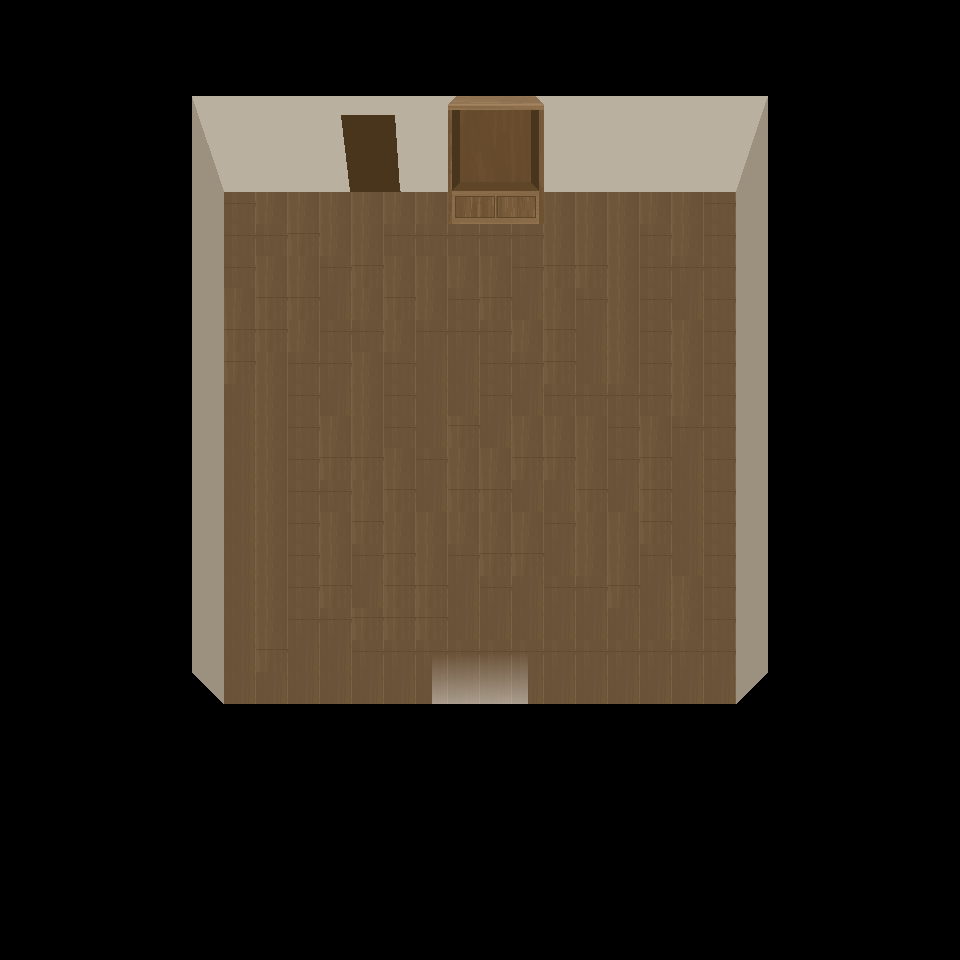

Rendered tile map (Tiled .tmx) drawn with the repository's tilesets; below, a short description and the full map source, tile grids included:
An orthogonal 30x30 tile map with 32x32 px tiles, 3 tile layers (sol, entrees_sorties, objets).

<map version="1.9" tiledversion="1.9.2" orientation="orthogonal" renderorder="right-down" width="30" height="30" tilewidth="32" tileheight="32" infinite="0" nextlayerid="4" nextobjectid="1">
 <tileset firstgid="1" name="tileset_interieur" tilewidth="32" tileheight="32" tilecount="196" columns="14">
  <image source="tileset_interieur.png" width="448" height="448" />
 </tileset>
 <layer id="1" name="sol" width="30" height="30">
  <data encoding="csv">
92,92,92,92,92,92,92,92,92,92,92,92,92,92,92,92,92,92,92,92,92,92,92,92,92,92,92,92,92,92,
92,92,92,92,92,92,92,92,92,92,92,92,92,92,92,92,92,92,92,92,92,92,92,92,92,92,92,92,92,92,
92,92,92,92,92,92,92,92,92,92,92,92,92,92,92,92,92,92,92,92,92,92,92,92,92,92,92,92,92,92,
92,92,92,92,92,92,1,2,2,2,2,2,2,2,2,2,2,2,2,2,2,2,3,4,92,92,92,92,92,92,
92,92,92,92,92,92,15,16,16,16,16,16,16,16,16,16,16,16,16,16,16,16,17,18,92,92,92,92,92,92,
92,92,92,92,92,92,29,30,30,30,30,30,30,30,30,30,30,30,30,30,30,30,31,32,92,92,92,92,92,92,
92,92,92,92,92,92,46,45,44,44,44,44,44,44,44,44,44,44,44,44,44,44,45,46,92,92,92,92,92,92,
92,92,92,92,92,92,46,45,45,58,44,44,45,45,45,45,45,44,44,44,45,44,45,46,92,92,92,92,92,92,
92,92,92,92,92,92,46,45,44,44,45,58,44,44,44,44,45,58,58,44,45,45,45,46,92,92,92,92,92,92,
92,92,92,92,92,92,46,44,58,58,59,44,58,44,45,58,59,44,45,44,45,59,45,46,92,92,92,92,92,92,
92,92,92,92,92,92,46,58,58,44,45,45,44,45,45,45,44,58,59,44,45,44,45,46,92,92,92,92,92,92,
92,92,92,92,92,92,46,58,44,45,45,44,45,59,59,45,45,58,59,44,45,44,45,46,92,92,92,92,92,92,
92,92,92,92,92,92,46,59,44,45,59,44,45,59,59,45,59,45,45,45,45,44,45,46,92,92,92,92,92,92,
92,92,92,92,92,92,46,59,44,45,44,44,45,59,58,59,44,44,44,45,44,45,45,46,92,92,92,92,92,92,
92,92,92,92,92,92,46,59,44,45,58,58,44,45,44,44,58,58,44,45,58,59,45,46,92,92,92,92,92,92,
92,92,92,92,92,92,46,59,44,45,45,44,58,59,58,58,59,59,58,59,58,59,45,46,92,92,92,92,92,92,
92,92,92,92,92,92,46,59,44,45,44,58,44,44,44,44,44,45,44,44,58,59,45,46,92,92,92,92,92,92,
92,92,92,92,92,92,46,59,44,45,44,45,58,44,45,58,58,59,44,44,45,59,45,46,92,92,92,92,92,92,
92,92,92,92,92,92,46,59,44,45,58,59,58,58,59,45,59,45,45,58,59,44,45,46,92,92,92,92,92,92,
92,92,92,92,92,92,46,59,44,45,45,58,58,58,59,59,59,59,59,59,59,44,45,46,92,92,92,92,92,92,
92,92,92,92,92,92,46,59,58,59,59,45,45,45,45,45,45,45,45,45,45,45,45,46,92,92,92,92,92,92,
92,92,92,92,92,92,57,59,59,59,59,59,59,59,59,59,59,59,59,59,59,59,59,60,92,92,92,92,92,92,
92,92,92,92,92,92,92,92,92,92,92,92,92,92,92,92,92,92,92,92,92,92,92,92,92,92,92,92,92,92,
92,92,92,92,92,92,92,92,92,92,92,92,92,92,92,92,92,92,92,92,92,92,92,92,92,92,92,92,92,92,
92,92,92,92,92,92,92,92,92,92,92,92,92,92,92,92,92,92,92,92,92,92,92,92,92,92,92,92,92,92,
92,92,92,92,92,92,92,92,92,92,92,92,92,92,92,92,92,92,92,92,92,92,92,92,92,92,92,92,92,92,
92,92,92,92,92,92,92,92,92,92,92,92,92,92,92,92,92,92,92,92,92,92,92,92,92,92,92,92,92,92,
92,92,92,92,92,92,92,92,92,92,92,92,92,92,92,92,92,92,92,92,92,92,92,92,92,92,92,92,92,92,
92,92,92,92,92,92,92,92,92,92,92,92,92,92,92,92,92,92,92,92,92,92,92,92,92,92,92,92,92,92,
92,92,92,92,92,92,92,92,92,92,92,92,92,92,92,92,92,92,92,92,92,92,92,92,92,92,92,92,92,92
</data>
 </layer>
 <layer id="2" name="entrees_sorties" width="30" height="30">
  <data encoding="csv">
0,0,0,0,0,0,0,0,0,0,0,0,0,0,0,0,0,0,0,0,0,0,0,0,0,0,0,0,0,0,
0,0,0,0,0,0,0,0,0,0,0,0,0,0,0,0,0,0,0,0,0,0,0,0,0,0,0,0,0,0,
0,0,0,0,0,0,0,0,0,0,0,0,0,0,0,0,0,0,0,0,0,0,0,0,0,0,0,0,0,0,
0,0,0,0,0,0,0,0,0,0,166,167,168,0,0,0,0,0,0,0,0,0,0,0,0,0,0,0,0,0,
0,0,0,0,0,0,0,0,0,0,180,181,182,0,0,0,0,0,0,0,0,0,0,0,0,0,0,0,0,0,
0,0,0,0,0,0,0,0,0,0,194,195,196,0,0,0,0,0,0,0,0,0,0,0,0,0,0,0,0,0,
0,0,0,0,0,0,0,0,0,0,0,0,0,0,0,0,0,0,0,0,0,0,0,0,0,0,0,0,0,0,
0,0,0,0,0,0,0,0,0,0,0,0,0,0,0,0,0,0,0,0,0,0,0,0,0,0,0,0,0,0,
0,0,0,0,0,0,0,0,0,0,0,0,0,0,0,0,0,0,0,0,0,0,0,0,0,0,0,0,0,0,
0,0,0,0,0,0,0,0,0,0,0,0,0,0,0,0,0,0,0,0,0,0,0,0,0,0,0,0,0,0,
0,0,0,0,0,0,0,0,0,0,0,0,0,0,0,0,0,0,0,0,0,0,0,0,0,0,0,0,0,0,
0,0,0,0,0,0,0,0,0,0,0,0,0,0,0,0,0,0,0,0,0,0,0,0,0,0,0,0,0,0,
0,0,0,0,0,0,0,0,0,0,0,0,0,0,0,0,0,0,0,0,0,0,0,0,0,0,0,0,0,0,
0,0,0,0,0,0,0,0,0,0,0,0,0,0,0,0,0,0,0,0,0,0,0,0,0,0,0,0,0,0,
0,0,0,0,0,0,0,0,0,0,0,0,0,0,0,0,0,0,0,0,0,0,0,0,0,0,0,0,0,0,
0,0,0,0,0,0,0,0,0,0,0,0,0,0,0,0,0,0,0,0,0,0,0,0,0,0,0,0,0,0,
0,0,0,0,0,0,0,0,0,0,0,0,0,0,0,0,0,0,0,0,0,0,0,0,0,0,0,0,0,0,
0,0,0,0,0,0,0,0,0,0,0,0,0,0,0,0,0,0,0,0,0,0,0,0,0,0,0,0,0,0,
0,0,0,0,0,0,0,0,0,0,0,0,0,0,0,0,0,0,0,0,0,0,0,0,0,0,0,0,0,0,
0,0,0,0,0,0,0,0,0,0,0,0,0,0,0,0,0,0,0,0,0,0,0,0,0,0,0,0,0,0,
0,0,0,0,0,0,0,0,0,0,0,0,0,169,170,171,172,0,0,0,0,0,0,0,0,0,0,0,0,0,
0,0,0,0,0,0,0,0,0,0,0,0,0,183,184,185,186,0,0,0,0,0,0,0,0,0,0,0,0,0,
0,0,0,0,0,0,0,0,0,0,0,0,0,0,0,0,0,0,0,0,0,0,0,0,0,0,0,0,0,0,
0,0,0,0,0,0,0,0,0,0,0,0,0,0,0,0,0,0,0,0,0,0,0,0,0,0,0,0,0,0,
0,0,0,0,0,0,0,0,0,0,0,0,0,0,0,0,0,0,0,0,0,0,0,0,0,0,0,0,0,0,
0,0,0,0,0,0,0,0,0,0,0,0,0,0,0,0,0,0,0,0,0,0,0,0,0,0,0,0,0,0,
0,0,0,0,0,0,0,0,0,0,0,0,0,0,0,0,0,0,0,0,0,0,0,0,0,0,0,0,0,0,
0,0,0,0,0,0,0,0,0,0,0,0,0,0,0,0,0,0,0,0,0,0,0,0,0,0,0,0,0,0,
0,0,0,0,0,0,0,0,0,0,0,0,0,0,0,0,0,0,0,0,0,0,0,0,0,0,0,0,0,0,
0,0,0,0,0,0,0,0,0,0,0,0,0,0,0,0,0,0,0,0,0,0,0,0,0,0,0,0,0,0
</data>
 </layer>
 <layer id="3" name="objets" width="30" height="30">
  <data encoding="csv">
0,0,0,0,0,0,0,0,0,0,0,0,0,0,0,0,0,0,0,0,0,0,0,0,0,0,0,0,0,0,
0,0,0,0,0,0,0,0,0,0,0,0,0,0,0,0,0,0,0,0,0,0,0,0,0,0,0,0,0,0,
0,0,0,0,0,0,0,0,0,0,0,0,0,0,0,0,0,0,0,0,0,0,0,0,0,0,0,0,0,0,
0,0,0,0,0,0,0,0,0,0,0,0,0,0,71,72,73,0,0,0,0,0,0,0,0,0,0,0,0,0,
0,0,0,0,0,0,0,0,0,0,0,0,0,0,85,86,87,0,0,0,0,0,0,0,0,0,0,0,0,0,
0,0,0,0,0,0,0,0,0,0,0,0,0,0,99,100,101,0,0,0,0,0,0,0,0,0,0,0,0,0,
0,0,0,0,0,0,0,0,0,0,0,0,0,0,113,114,115,0,0,0,0,0,0,0,0,0,0,0,0,0,
0,0,0,0,0,0,0,0,0,0,0,0,0,0,0,0,0,0,0,0,0,0,0,0,0,0,0,0,0,0,
0,0,0,0,0,0,0,0,0,0,0,0,0,0,0,0,0,0,0,0,0,0,0,0,0,0,0,0,0,0,
0,0,0,0,0,0,0,0,0,0,0,0,0,0,0,0,0,0,0,0,0,0,0,0,0,0,0,0,0,0,
0,0,0,0,0,0,0,0,0,0,0,0,0,0,0,0,0,0,0,0,0,0,0,0,0,0,0,0,0,0,
0,0,0,0,0,0,0,0,0,0,0,0,0,0,0,0,0,0,0,0,0,0,0,0,0,0,0,0,0,0,
0,0,0,0,0,0,0,0,0,0,0,0,0,0,0,0,0,0,0,0,0,0,0,0,0,0,0,0,0,0,
0,0,0,0,0,0,0,0,0,0,0,0,0,0,0,0,0,0,0,0,0,0,0,0,0,0,0,0,0,0,
0,0,0,0,0,0,0,0,0,0,0,0,0,0,0,0,0,0,0,0,0,0,0,0,0,0,0,0,0,0,
0,0,0,0,0,0,0,0,0,0,0,0,0,0,0,0,0,0,0,0,0,0,0,0,0,0,0,0,0,0,
0,0,0,0,0,0,0,0,0,0,0,0,0,0,0,0,0,0,0,0,0,0,0,0,0,0,0,0,0,0,
0,0,0,0,0,0,0,0,0,0,0,0,0,0,0,0,0,0,0,0,0,0,0,0,0,0,0,0,0,0,
0,0,0,0,0,0,0,0,0,0,0,0,0,0,0,0,0,0,0,0,0,0,0,0,0,0,0,0,0,0,
0,0,0,0,0,0,0,0,0,0,0,0,0,0,0,0,0,0,0,0,0,0,0,0,0,0,0,0,0,0,
0,0,0,0,0,0,0,0,0,0,0,0,0,0,0,0,0,0,0,0,0,0,0,0,0,0,0,0,0,0,
0,0,0,0,0,0,0,0,0,0,0,0,0,0,0,0,0,0,0,0,0,0,0,0,0,0,0,0,0,0,
0,0,0,0,0,0,0,0,0,0,0,0,0,0,0,0,0,0,0,0,0,0,0,0,0,0,0,0,0,0,
0,0,0,0,0,0,0,0,0,0,0,0,0,0,0,0,0,0,0,0,0,0,0,0,0,0,0,0,0,0,
0,0,0,0,0,0,0,0,0,0,0,0,0,0,0,0,0,0,0,0,0,0,0,0,0,0,0,0,0,0,
0,0,0,0,0,0,0,0,0,0,0,0,0,0,0,0,0,0,0,0,0,0,0,0,0,0,0,0,0,0,
0,0,0,0,0,0,0,0,0,0,0,0,0,0,0,0,0,0,0,0,0,0,0,0,0,0,0,0,0,0,
0,0,0,0,0,0,0,0,0,0,0,0,0,0,0,0,0,0,0,0,0,0,0,0,0,0,0,0,0,0,
0,0,0,0,0,0,0,0,0,0,0,0,0,0,0,0,0,0,0,0,0,0,0,0,0,0,0,0,0,0,
0,0,0,0,0,0,0,0,0,0,0,0,0,0,0,0,0,0,0,0,0,0,0,0,0,0,0,0,0,0
</data>
 </layer>
</map>
